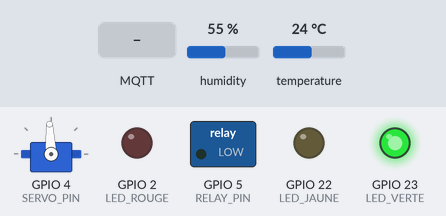
Recording of a sketch running on a simulated ESP32. Parts: servo, switched loads named in the sketch (green lamp = pin HIGH), output pins drawn as LEDs (lit = HIGH). The test bench sets the inputs (shaded band); at power-on: temperature 24 °C, humidity 55 %. WiFi joins after 1.5 s; servers stay silent unless stated; random numbers use the default seed unless the sketch sets one; no MQTT or app messages arrive unless stated; servo pulses on a pin are drawn as a servo (544–2400 µs = 0–180°); what the sketch prints to the serial monitor is not drawn.

Above: at 3.7 s.
3.8 s: temperature set to 25.4 °C
At 7.2 s:
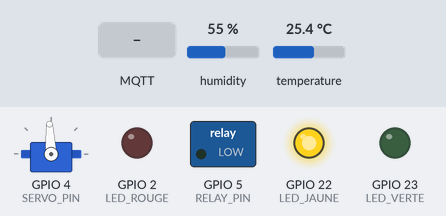
8.1 s: MQTT message "ON" arrives on the first subscribed topic
At 8.26 s:
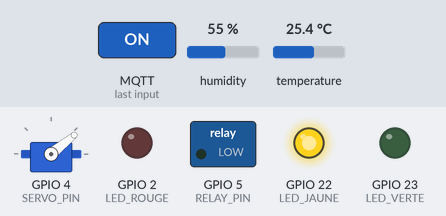
11.6 s: humidity set to 68 %
15.8 s: humidity set to 71 %
At 18.66 s:
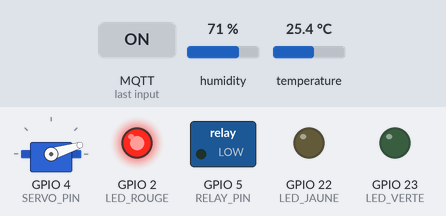
20.3 s: MQTT message "ON" arrives on the second subscribed topic
At 20.46 s:
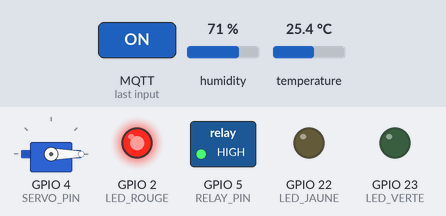
23.8 s: humidity set to 22 %
At 26.66 s:
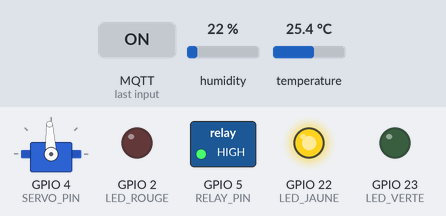
Timing chart, 0 to 29.3 s (numbered marks = the images above; inputs shaded):
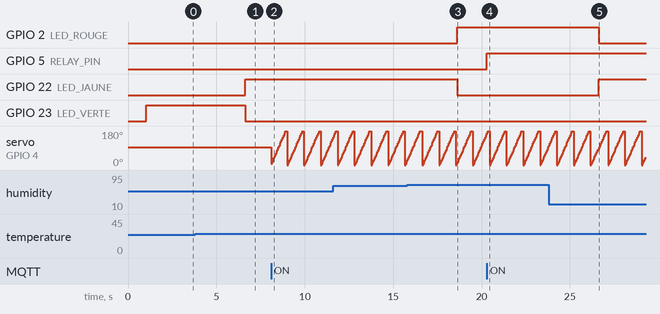

Measured:
- the behaviour switches between 24.9 and 25 °C on temperature (found by bisection; images 0 and 1)
- the behaviour switches between 69 and 70 % on humidity (found by bisection; images 2 and 3)
- after the input at 3.8 s, GPIO 22 (LED_JAUNE): LOW → HIGH after 2.8 s; GPIO 23 (LED_VERTE): HIGH → LOW after 2.8 s
- after the input at 8.1 s, servo on GPIO 4 (SERVO_PIN): 93° → 6° at once, then repeats every 0.95 s: 17° 0.05 s, 28° 0.05 s, 39° 0.05 s, 50° 0.05 s, 60° 0.05 s, 71° 0.05 s, 82° 0.05 s, 93° 0.05 s, 103° 0.05 s, 114° 0.05 s, 125° 0.05 s, 136° 0.05 s, 147° 0.05 s, 157° 0.05 s, 168° 0.05 s, 179° 0.05 s, 180° 0.05 s, 0° 0.05 s, 6° 0.05 s
- after the input at 15.8 s, GPIO 2 (LED_ROUGE): LOW → HIGH after 2.8 s; GPIO 22 (LED_JAUNE): HIGH → LOW after 2.8 s
- after the input at 20.3 s, GPIO 5 (RELAY_PIN): LOW → HIGH at once
- after the input at 23.8 s, GPIO 2 (LED_ROUGE): HIGH → LOW after 2.8 s; GPIO 22 (LED_JAUNE): LOW → HIGH after 2.8 s

The sketch:

sketch.ino
```cpp
#include <WiFi.h>
#include <PubSubClient.h>
#include <DHT.h>

// ========== CONFIGURATION WiFi ==========
const char* ssid = "Wokwi-GUEST";
const char* password = "";

// ========== CONFIGURATION MQTT ==========
const char* mqtt_server = "broker.hivemq.com";
const int mqtt_port = 1883;

// Topics MQTT
const char* topic_temp = "bibliotheque/zineb/temperature";
const char* topic_hum = "bibliotheque/zineb/humidite";
const char* topic_alert = "bibliotheque/zineb/alerte";
const char* topic_status = "bibliotheque/zineb/status";
const char* topic_ventilateur = "bibliotheque/zineb/ventilateur";
const char* topic_deshumidificateur = "bibliotheque/zineb/deshumidificateur";
const char* topic_compteur = "bibliotheque/zineb/compteur";

// Topics de commande
const char* topic_cmd_ventilateur = "bibliotheque/zineb/cmd/ventilateur";
const char* topic_cmd_deshumidificateur = "bibliotheque/zineb/cmd/deshumidificateur";

// ========== CONFIGURATION DHT22 ==========
#define DHTPIN 15
#define DHTTYPE DHT22
DHT dht(DHTPIN, DHTTYPE);

// ========== CONFIGURATION PINS ==========
#define LED_ROUGE 2          // Alerte critique
#define LED_JAUNE 22         // Avertissement
#define LED_VERTE 23         // Normal
#define SERVO_PIN 4          // Servo Motor (ventilateur)
#define RELAY_PIN 5          // Relay Module (déshumidificateur)

// ========== CONFIGURATION SERVO ==========
// Utilisation de PWM pour contrôler le servo (natif ESP32)
const int SERVO_CHANNEL = 0;      // Canal PWM
const int SERVO_FREQ = 50;        // Fréquence 50Hz pour servo
const int SERVO_RESOLUTION = 16;  // Résolution 16 bits
int servoPosition = 0;            // Position actuelle du servo

// ========== SEUILS ==========
const float SEUIL_TEMP_CRITIQUE = 28.0;
const float SEUIL_TEMP_ELEVE = 25.0;
const float SEUIL_HUM_CRITIQUE = 70.0;
const float SEUIL_HUM_ELEVE = 65.0;

// ========== VARIABLES GLOBALES ==========
WiFiClient espClient;
PubSubClient client(espClient);

int compteurAlertesTemp = 0;
int compteurAlertesHum = 0;
int compteurAlertesCritiques = 0;

bool ventilateurActif = false;
bool deshumidificateurActif = false;
bool modeManuel = false;

unsigned long dernierEnvoi = 0;
const long intervalEnvoi = 2000; // 2 secondes

unsigned long dernierMouvementServo = 0;
const long intervalServo = 50; // Mouvement du servo toutes les 50ms

// ========== FONCTION : Écrire angle servo ==========
void servoWrite(int angle) {
  // Convertir l'angle (0-180°) en duty cycle
  // Pour un servo standard: 1ms=0°, 1.5ms=90°, 2ms=180°
  // Avec 50Hz (20ms période) et résolution 16 bits (65535)
  int dutyCycle = map(angle, 0, 180, 1638, 8192); // ~1ms à 2ms
  ledcWrite(SERVO_PIN, dutyCycle);
}

// ========== FONCTION : Connexion WiFi ==========
void setup_wifi() {
  Serial.println("========================================");
  Serial.println("🌐 Connexion au WiFi...");
  WiFi.begin(ssid, password);

  int tentatives = 0;
  while (WiFi.status() != WL_CONNECTED && tentatives < 20) {
    delay(500);
    Serial.print(".");
    tentatives++;
  }

  if (WiFi.status() == WL_CONNECTED) {
    Serial.println("\n✅ WiFi connecté !");
    Serial.print("📍 Adresse IP : ");
    Serial.println(WiFi.localIP());
  } else {
    Serial.println("\n❌ Échec de connexion WiFi");
  }
  Serial.println("========================================");
}

// ========== FONCTION : Callback MQTT ==========
void callback(char* topic, byte* payload, unsigned int length) {
  String message = "";
  for (int i = 0; i < length; i++) {
    message += (char)payload[i];
  }

  Serial.print("📥 Message reçu [");
  Serial.print(topic);
  Serial.print("]: ");
  Serial.println(message);

  // Contrôle manuel du ventilateur (Servo)
  if (String(topic) == topic_cmd_ventilateur) {
    if (message == "ON") {
      ventilateurActif = true;
      modeManuel = true;
      Serial.println("🌀 Ventilateur (Servo) activé manuellement");
    } else if (message == "OFF") {
      ventilateurActif = false;
      servoWrite(90); // Position neutre
      Serial.println("🌀 Ventilateur (Servo) désactivé manuellement");
    }
  }

  // Contrôle manuel du déshumidificateur (Relay)
  if (String(topic) == topic_cmd_deshumidificateur) {
    if (message == "ON") {
      deshumidificateurActif = true;
      modeManuel = true;
      digitalWrite(RELAY_PIN, HIGH);
      Serial.println("💧 Déshumidificateur (Relay) activé manuellement");
    } else if (message == "OFF") {
      deshumidificateurActif = false;
      digitalWrite(RELAY_PIN, LOW);
      Serial.println("💧 Déshumidificateur (Relay) désactivé manuellement");
    }
  }
}

// ========== FONCTION : Reconnexion MQTT ==========
void reconnect() {
  while (!client.connected()) {
    Serial.print("🔄 Connexion au broker MQTT...");

    String clientId = "ESP32_Bibliotheque_Zineb_";
    clientId += String(random(0xffff), HEX);

    if (client.connect(clientId.c_str())) {
      Serial.println(" ✅ Connecté !");

      // Souscription aux topics de commande
      client.subscribe(topic_cmd_ventilateur);
      client.subscribe(topic_cmd_deshumidificateur);

      Serial.println("📡 Souscription aux topics de commande OK");

    } else {
      Serial.print(" ❌ Échec, rc=");
      Serial.print(client.state());
      Serial.println(" ⏳ Nouvelle tentative dans 5s...");
      delay(5000);
    }
  }
}

// ========== FONCTION : Contrôle des LEDs d'état ==========
void controlerLEDs(String etat) {
  if (etat == "CRITIQUE") {
    digitalWrite(LED_ROUGE, HIGH);
    digitalWrite(LED_JAUNE, LOW);
    digitalWrite(LED_VERTE, LOW);
  } else if (etat == "AVERTISSEMENT") {
    digitalWrite(LED_ROUGE, LOW);
    digitalWrite(LED_JAUNE, HIGH);
    digitalWrite(LED_VERTE, LOW);
  } else { // NORMAL
    digitalWrite(LED_ROUGE, LOW);
    digitalWrite(LED_JAUNE, LOW);
    digitalWrite(LED_VERTE, HIGH);
  }
}

// ========== FONCTION : Faire tourner le servo (ventilateur) ==========
void animerVentilateur() {
  if (ventilateurActif) {
    unsigned long maintenant = millis();
    if (maintenant - dernierMouvementServo >= intervalServo) {
      dernierMouvementServo = maintenant;

      // Mouvement de va-et-vient pour simuler rotation
      servoPosition += 10;
      if (servoPosition > 180) {
        servoPosition = 0;
      }
      servoWrite(servoPosition);
    }
  }
}

// ========== FONCTION : Gestion des actionneurs ==========
void gererActionneurs(float temperature, float humidite) {
  if (modeManuel) {
    Serial.println("🔧 Mode manuel actif - Pas de contrôle automatique");
    return;
  }

  // Gestion du ventilateur (Servo pour température)
  if (temperature >= SEUIL_TEMP_CRITIQUE) {
    if (!ventilateurActif) {
      ventilateurActif = true;
      client.publish(topic_ventilateur, "ON");
      Serial.println("🌀 Ventilateur activé (Servo tourne - temp critique)");
    }
  } else if (temperature < SEUIL_TEMP_ELEVE) {
    if (ventilateurActif) {
      ventilateurActif = false;
      servoWrite(90); // Arrêt en position neutre
      client.publish(topic_ventilateur, "OFF");
      Serial.println("🌀 Ventilateur désactivé (Servo arrêté)");
    }
  }

  // Gestion du déshumidificateur (Relay Module pour humidité)
  if (humidite >= SEUIL_HUM_CRITIQUE) {
    if (!deshumidificateurActif) {
      digitalWrite(RELAY_PIN, HIGH);
      deshumidificateurActif = true;
      client.publish(topic_deshumidificateur, "ON");
      Serial.println("💧 Déshumidificateur activé (Relay ON - hum critique)");
    }
  } else if (humidite < SEUIL_HUM_ELEVE) {
    if (deshumidificateurActif) {
      digitalWrite(RELAY_PIN, LOW);
      deshumidificateurActif = false;
      client.publish(topic_deshumidificateur, "OFF");
      Serial.println("💧 Déshumidificateur désactivé (Relay OFF)");
    }
  }
}

// ========== FONCTION : Déterminer état du système ==========
String determinerEtat(float temperature, float humidite) {
  if (temperature >= SEUIL_TEMP_CRITIQUE || humidite >= SEUIL_HUM_CRITIQUE) {
    return "CRITIQUE";
  } else if (temperature >= SEUIL_TEMP_ELEVE || humidite >= SEUIL_HUM_ELEVE) {
    return "AVERTISSEMENT";
  } else {
    return "NORMAL";
  }
}

// ========== SETUP ==========
void setup() {
  Serial.begin(115200);
  delay(1000);

  Serial.println("\n\n");
  Serial.println("╔════════════════════════════════════════╗");
  Serial.println("║   SYSTÈME IoT BIBLIOTHÈQUE - v2.0     ║");
  Serial.println("║   Surveillance Intelligente            ║");
  Serial.println("║   Servo + Relay + LEDs                 ║");
  Serial.println("╚════════════════════════════════════════╝");
  Serial.println();

  // Configuration des pins
  pinMode(LED_ROUGE, OUTPUT);
  pinMode(LED_JAUNE, OUTPUT);
  pinMode(LED_VERTE, OUTPUT);
  pinMode(RELAY_PIN, OUTPUT);

  // Initialisation du Servo avec PWM (API moderne ESP32)
  ledcAttach(SERVO_PIN, SERVO_FREQ, SERVO_RESOLUTION);
  servoWrite(90); // Position neutre (arrêt)
  Serial.println("✅ Servo Motor (Ventilateur) initialisé via PWM");

  // État initial
  digitalWrite(LED_VERTE, HIGH);
  digitalWrite(LED_ROUGE, LOW);
  digitalWrite(LED_JAUNE, LOW);
  digitalWrite(RELAY_PIN, LOW);

  // Initialisation DHT22
  dht.begin();
  Serial.println("✅ Capteur DHT22 initialisé");

  // Connexion WiFi
  setup_wifi();

  // Configuration MQTT
  client.setServer(mqtt_server, mqtt_port);
  client.setCallback(callback);

  Serial.println("✅ Système prêt !");
  Serial.println("========================================\n");
}

// ========== LOOP ==========
void loop() {
  // Maintenir connexion MQTT
  if (!client.connected()) {
    reconnect();
  }
  client.loop();

  // Animer le ventilateur si actif
  animerVentilateur();

  unsigned long maintenant = millis();

  // Envoi des données toutes les 2 secondes
  if (maintenant - dernierEnvoi >= intervalEnvoi) {
    dernierEnvoi = maintenant;

    // Lecture des capteurs
    float temperature = dht.readTemperature();
    float humidite = dht.readHumidity();

    // Vérification des données
    if (isnan(temperature) || isnan(humidite)) {
      Serial.println("❌ Erreur de lecture du capteur DHT22 !");
      return;
    }

    // Affichage
    Serial.println("─────────────────────────────────────");
    Serial.print("🌡️  Température : ");
    Serial.print(temperature, 1);
    Serial.println(" °C");
    Serial.print("💧 Humidité     : ");
    Serial.print(humidite, 1);
    Serial.println(" %");

    // Déterminer l'état
    String etat = determinerEtat(temperature, humidite);
    String messageStatus = "";

    if (etat == "CRITIQUE") {
      compteurAlertesCritiques++;
      if (temperature >= SEUIL_TEMP_CRITIQUE) compteurAlertesTemp++;
      if (humidite >= SEUIL_HUM_CRITIQUE) compteurAlertesHum++;
      messageStatus = "🔴 CRITIQUE";
      Serial.println("🚨 ÉTAT : CRITIQUE !");
    } else if (etat == "AVERTISSEMENT") {
      if (temperature >= SEUIL_TEMP_ELEVE) compteurAlertesTemp++;
      if (humidite >= SEUIL_HUM_ELEVE) compteurAlertesHum++;
      messageStatus = "🟡 AVERTISSEMENT";
      Serial.println("⚠️  ÉTAT : AVERTISSEMENT");
    } else {
      messageStatus = "🟢 NORMAL";
      Serial.println("✅ ÉTAT : NORMAL");
    }

    // Contrôle des LEDs d'état
    controlerLEDs(etat);

    // Gestion des actionneurs
    gererActionneurs(temperature, humidite);

    // Conversion en String pour MQTT
    String tempStr = String(temperature, 1);
    String humStr = String(humidite, 1);
    String compteurStr = String(compteurAlertesTemp) + "," +
                        String(compteurAlertesHum) + "," +
                        String(compteurAlertesCritiques);

    // Publication MQTT
    client.publish(topic_temp, tempStr.c_str());
    client.publish(topic_hum, humStr.c_str());
    client.publish(topic_status, messageStatus.c_str());
    client.publish(topic_compteur, compteurStr.c_str());

    // Message d'alerte détaillé
    if (etat == "CRITIQUE") {
      String msgAlerte = "ALERTE CRITIQUE! Temp: " + tempStr + "°C, Hum: " + humStr + "%";
      client.publish(topic_alert, msgAlerte.c_str());
    } else if (etat == "AVERTISSEMENT") {
      String msgAlerte = "AVERTISSEMENT! Temp: " + tempStr + "°C, Hum: " + humStr + "%";
      client.publish(topic_alert, msgAlerte.c_str());
    } else {
      client.publish(topic_alert, "Conditions normales");
    }

    // Affichage actionneurs
    Serial.print("🌀 Ventilateur (Servo)   : ");
    Serial.print(ventilateurActif ? "ON ✅ (Position: " : "OFF (Position: 90°)");
    if (ventilateurActif) {
      Serial.print(servoPosition);
      Serial.println("°)");
    } else {
      Serial.println();
    }
    Serial.print("💧 Déshumidif. (Relay)   : ");
    Serial.println(deshumidificateurActif ? "ON ✅" : "OFF");
    Serial.print("📊 Alertes: Temp=");
    Serial.print(compteurAlertesTemp);
    Serial.print(" | Hum=");
    Serial.print(compteurAlertesHum);
    Serial.print(" | Crit=");
    Serial.println(compteurAlertesCritiques);
    Serial.println("─────────────────────────────────────\n");
  }
}
```
